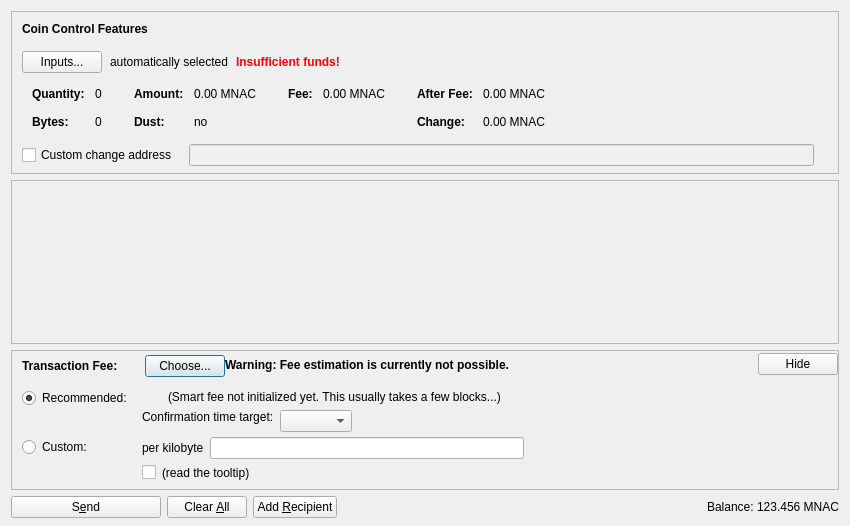
<?xml version="1.0" encoding="UTF-8"?>
<ui version="4.0">
 <class>SendCoinsDialog</class>
 <widget class="QDialog" name="SendCoinsDialog">
  <property name="geometry">
   <rect>
    <x>0</x>
    <y>0</y>
    <width>850</width>
    <height>526</height>
   </rect>
  </property>
  <property name="windowTitle">
   <string>Send Coins</string>
  </property>
  <layout class="QVBoxLayout" name="verticalLayout" stretch="0,1,0,0">
   <property name="bottomMargin">
    <number>8</number>
   </property>
   <item>
    <widget class="QFrame" name="frameCoinControl">
     <property name="sizePolicy">
      <sizepolicy hsizetype="Expanding" vsizetype="Expanding">
       <horstretch>0</horstretch>
       <verstretch>0</verstretch>
      </sizepolicy>
     </property>
     <property name="maximumSize">
      <size>
       <width>16777215</width>
       <height>16777215</height>
      </size>
     </property>
     <property name="frameShape">
      <enum>QFrame::StyledPanel</enum>
     </property>
     <property name="frameShadow">
      <enum>QFrame::Sunken</enum>
     </property>
     <layout class="QVBoxLayout" name="verticalLayoutCoinControl2">
      <property name="spacing">
       <number>0</number>
      </property>
      <property name="leftMargin">
       <number>0</number>
      </property>
      <property name="topMargin">
       <number>0</number>
      </property>
      <property name="rightMargin">
       <number>0</number>
      </property>
      <property name="bottomMargin">
       <number>6</number>
      </property>
      <item>
       <layout class="QVBoxLayout" name="verticalLayoutCoinControl" stretch="0,0,0,0,1">
        <property name="spacing">
         <number>0</number>
        </property>
        <property name="leftMargin">
         <number>10</number>
        </property>
        <property name="topMargin">
         <number>10</number>
        </property>
        <item>
         <layout class="QHBoxLayout" name="horizontalLayoutCoinControl1">
          <property name="bottomMargin">
           <number>15</number>
          </property>
          <item>
           <widget class="QLabel" name="labelCoinControlFeatures">
            <property name="sizePolicy">
             <sizepolicy hsizetype="Preferred" vsizetype="Maximum">
              <horstretch>0</horstretch>
              <verstretch>0</verstretch>
             </sizepolicy>
            </property>
            <property name="font">
             <font>
              <weight>75</weight>
              <bold>true</bold>
             </font>
            </property>
            <property name="styleSheet">
             <string notr="true">font-weight:bold;</string>
            </property>
            <property name="text">
             <string>Coin Control Features</string>
            </property>
           </widget>
          </item>
         </layout>
        </item>
        <item>
         <layout class="QHBoxLayout" name="horizontalLayoutCoinControl2" stretch="0,0,0,0">
          <property name="spacing">
           <number>8</number>
          </property>
          <property name="bottomMargin">
           <number>10</number>
          </property>
          <item>
           <widget class="QPushButton" name="pushButtonCoinControl">
            <property name="styleSheet">
             <string notr="true"/>
            </property>
            <property name="text">
             <string>Inputs...</string>
            </property>
            <property name="autoDefault">
             <bool>false</bool>
            </property>
           </widget>
          </item>
          <item>
           <widget class="QLabel" name="labelCoinControlAutomaticallySelected">
            <property name="text">
             <string>automatically selected</string>
            </property>
            <property name="margin">
             <number>5</number>
            </property>
           </widget>
          </item>
          <item>
           <widget class="QLabel" name="labelCoinControlInsuffFunds">
            <property name="font">
             <font>
              <weight>75</weight>
              <bold>true</bold>
             </font>
            </property>
            <property name="styleSheet">
             <string notr="true">color:red;font-weight:bold;</string>
            </property>
            <property name="text">
             <string>Insufficient funds!</string>
            </property>
            <property name="margin">
             <number>5</number>
            </property>
           </widget>
          </item>
          <item>
           <spacer name="horizontalSpacerCoinControl">
            <property name="orientation">
             <enum>Qt::Horizontal</enum>
            </property>
            <property name="sizeHint" stdset="0">
             <size>
              <width>40</width>
              <height>1</height>
             </size>
            </property>
           </spacer>
          </item>
         </layout>
        </item>
        <item>
         <widget class="QWidget" name="widgetCoinControl" native="true">
          <property name="sizePolicy">
           <sizepolicy hsizetype="Preferred" vsizetype="Preferred">
            <horstretch>0</horstretch>
            <verstretch>0</verstretch>
           </sizepolicy>
          </property>
          <property name="minimumSize">
           <size>
            <width>0</width>
            <height>0</height>
           </size>
          </property>
          <property name="styleSheet">
           <string notr="true"/>
          </property>
          <layout class="QHBoxLayout" name="horizontalLayoutCoinControl5">
           <property name="leftMargin">
            <number>0</number>
           </property>
           <property name="topMargin">
            <number>0</number>
           </property>
           <property name="rightMargin">
            <number>0</number>
           </property>
           <property name="bottomMargin">
            <number>0</number>
           </property>
           <item>
            <layout class="QHBoxLayout" name="horizontalLayoutCoinControl3" stretch="0,0,0,1">
             <property name="spacing">
              <number>20</number>
             </property>
             <property name="topMargin">
              <number>0</number>
             </property>
             <property name="bottomMargin">
              <number>10</number>
             </property>
             <item>
              <layout class="QFormLayout" name="formLayoutCoinControl1">
               <property name="horizontalSpacing">
                <number>10</number>
               </property>
               <property name="verticalSpacing">
                <number>14</number>
               </property>
               <property name="leftMargin">
                <number>10</number>
               </property>
               <property name="topMargin">
                <number>4</number>
               </property>
               <property name="rightMargin">
                <number>6</number>
               </property>
               <item row="0" column="0">
                <widget class="QLabel" name="labelCoinControlQuantityText">
                 <property name="font">
                  <font>
                   <weight>75</weight>
                   <bold>true</bold>
                  </font>
                 </property>
                 <property name="text">
                  <string>Quantity:</string>
                 </property>
                 <property name="margin">
                  <number>0</number>
                 </property>
                </widget>
               </item>
               <item row="0" column="1">
                <widget class="QLabel" name="labelCoinControlQuantity">
                 <property name="cursor">
                  <cursorShape>IBeamCursor</cursorShape>
                 </property>
                 <property name="contextMenuPolicy">
                  <enum>Qt::ActionsContextMenu</enum>
                 </property>
                 <property name="text">
                  <string notr="true">0</string>
                 </property>
                 <property name="margin">
                  <number>0</number>
                 </property>
                 <property name="textInteractionFlags">
                  <set>Qt::LinksAccessibleByMouse|Qt::TextSelectableByKeyboard|Qt::TextSelectableByMouse</set>
                 </property>
                </widget>
               </item>
               <item row="1" column="0">
                <widget class="QLabel" name="labelCoinControlBytesText">
                 <property name="font">
                  <font>
                   <weight>75</weight>
                   <bold>true</bold>
                  </font>
                 </property>
                 <property name="text">
                  <string>Bytes:</string>
                 </property>
                </widget>
               </item>
               <item row="1" column="1">
                <widget class="QLabel" name="labelCoinControlBytes">
                 <property name="cursor">
                  <cursorShape>IBeamCursor</cursorShape>
                 </property>
                 <property name="contextMenuPolicy">
                  <enum>Qt::ActionsContextMenu</enum>
                 </property>
                 <property name="text">
                  <string notr="true">0</string>
                 </property>
                 <property name="textInteractionFlags">
                  <set>Qt::LinksAccessibleByMouse|Qt::TextSelectableByKeyboard|Qt::TextSelectableByMouse</set>
                 </property>
                </widget>
               </item>
              </layout>
             </item>
             <item>
              <layout class="QFormLayout" name="formLayoutCoinControl2">
               <property name="horizontalSpacing">
                <number>10</number>
               </property>
               <property name="verticalSpacing">
                <number>14</number>
               </property>
               <property name="leftMargin">
                <number>6</number>
               </property>
               <property name="topMargin">
                <number>4</number>
               </property>
               <property name="rightMargin">
                <number>6</number>
               </property>
               <item row="0" column="0">
                <widget class="QLabel" name="labelCoinControlAmountText">
                 <property name="font">
                  <font>
                   <weight>75</weight>
                   <bold>true</bold>
                  </font>
                 </property>
                 <property name="text">
                  <string>Amount:</string>
                 </property>
                 <property name="margin">
                  <number>0</number>
                 </property>
                </widget>
               </item>
               <item row="0" column="1">
                <widget class="QLabel" name="labelCoinControlAmount">
                 <property name="cursor">
                  <cursorShape>IBeamCursor</cursorShape>
                 </property>
                 <property name="contextMenuPolicy">
                  <enum>Qt::ActionsContextMenu</enum>
                 </property>
                 <property name="text">
                  <string notr="true">0.00 MNAC</string>
                 </property>
                 <property name="textInteractionFlags">
                  <set>Qt::LinksAccessibleByMouse|Qt::TextSelectableByKeyboard|Qt::TextSelectableByMouse</set>
                 </property>
                </widget>
               </item>
               <item row="1" column="0">
                <widget class="QLabel" name="labelCoinControlLowOutputText">
                 <property name="font">
                  <font>
                   <weight>75</weight>
                   <bold>true</bold>
                  </font>
                 </property>
                 <property name="text">
                  <string>Dust:</string>
                 </property>
                </widget>
               </item>
               <item row="1" column="1">
                <widget class="QLabel" name="labelCoinControlLowOutput">
                 <property name="cursor">
                  <cursorShape>IBeamCursor</cursorShape>
                 </property>
                 <property name="contextMenuPolicy">
                  <enum>Qt::ActionsContextMenu</enum>
                 </property>
                 <property name="text">
                  <string notr="true">no</string>
                 </property>
                 <property name="textInteractionFlags">
                  <set>Qt::LinksAccessibleByMouse|Qt::TextSelectableByKeyboard|Qt::TextSelectableByMouse</set>
                 </property>
                </widget>
               </item>
              </layout>
             </item>
             <item>
              <layout class="QFormLayout" name="formLayoutCoinControl3">
               <property name="horizontalSpacing">
                <number>10</number>
               </property>
               <property name="verticalSpacing">
                <number>14</number>
               </property>
               <property name="leftMargin">
                <number>6</number>
               </property>
               <property name="topMargin">
                <number>4</number>
               </property>
               <property name="rightMargin">
                <number>6</number>
               </property>
               <item row="0" column="0">
                <widget class="QLabel" name="labelCoinControlFeeText">
                 <property name="font">
                  <font>
                   <weight>75</weight>
                   <bold>true</bold>
                  </font>
                 </property>
                 <property name="text">
                  <string>Fee:</string>
                 </property>
                 <property name="margin">
                  <number>0</number>
                 </property>
                </widget>
               </item>
               <item row="0" column="1">
                <widget class="QLabel" name="labelCoinControlFee">
                 <property name="cursor">
                  <cursorShape>IBeamCursor</cursorShape>
                 </property>
                 <property name="contextMenuPolicy">
                  <enum>Qt::ActionsContextMenu</enum>
                 </property>
                 <property name="text">
                  <string notr="true">0.00 MNAC</string>
                 </property>
                 <property name="textInteractionFlags">
                  <set>Qt::LinksAccessibleByMouse|Qt::TextSelectableByKeyboard|Qt::TextSelectableByMouse</set>
                 </property>
                </widget>
               </item>
              </layout>
             </item>
             <item>
              <layout class="QFormLayout" name="formLayoutCoinControl4">
               <property name="horizontalSpacing">
                <number>10</number>
               </property>
               <property name="verticalSpacing">
                <number>14</number>
               </property>
               <property name="leftMargin">
                <number>6</number>
               </property>
               <property name="topMargin">
                <number>4</number>
               </property>
               <property name="rightMargin">
                <number>6</number>
               </property>
               <item row="0" column="0">
                <widget class="QLabel" name="labelCoinControlAfterFeeText">
                 <property name="font">
                  <font>
                   <weight>75</weight>
                   <bold>true</bold>
                  </font>
                 </property>
                 <property name="text">
                  <string>After Fee:</string>
                 </property>
                 <property name="margin">
                  <number>0</number>
                 </property>
                </widget>
               </item>
               <item row="0" column="1">
                <widget class="QLabel" name="labelCoinControlAfterFee">
                 <property name="cursor">
                  <cursorShape>IBeamCursor</cursorShape>
                 </property>
                 <property name="contextMenuPolicy">
                  <enum>Qt::ActionsContextMenu</enum>
                 </property>
                 <property name="text">
                  <string notr="true">0.00 MNAC</string>
                 </property>
                 <property name="textInteractionFlags">
                  <set>Qt::LinksAccessibleByMouse|Qt::TextSelectableByKeyboard|Qt::TextSelectableByMouse</set>
                 </property>
                </widget>
               </item>
               <item row="1" column="0">
                <widget class="QLabel" name="labelCoinControlChangeText">
                 <property name="font">
                  <font>
                   <weight>75</weight>
                   <bold>true</bold>
                  </font>
                 </property>
                 <property name="text">
                  <string>Change:</string>
                 </property>
                </widget>
               </item>
               <item row="1" column="1">
                <widget class="QLabel" name="labelCoinControlChange">
                 <property name="cursor">
                  <cursorShape>IBeamCursor</cursorShape>
                 </property>
                 <property name="contextMenuPolicy">
                  <enum>Qt::ActionsContextMenu</enum>
                 </property>
                 <property name="text">
                  <string notr="true">0.00 MNAC</string>
                 </property>
                 <property name="textInteractionFlags">
                  <set>Qt::LinksAccessibleByMouse|Qt::TextSelectableByKeyboard|Qt::TextSelectableByMouse</set>
                 </property>
                </widget>
               </item>
              </layout>
             </item>
            </layout>
           </item>
          </layout>
         </widget>
        </item>
        <item>
         <layout class="QHBoxLayout" name="horizontalLayoutCoinControl4" stretch="0,0,0">
          <property name="spacing">
           <number>12</number>
          </property>
          <property name="sizeConstraint">
           <enum>QLayout::SetDefaultConstraint</enum>
          </property>
          <property name="topMargin">
           <number>5</number>
          </property>
          <property name="rightMargin">
           <number>5</number>
          </property>
          <item>
           <widget class="QCheckBox" name="checkBoxCoinControlChange">
            <property name="toolTip">
             <string>If this is activated, but the change address is empty or invalid, change will be sent to a newly generated address.</string>
            </property>
            <property name="text">
             <string>Custom change address</string>
            </property>
           </widget>
          </item>
          <item>
           <widget class="QValidatedLineEdit" name="lineEditCoinControlChange">
            <property name="enabled">
             <bool>false</bool>
            </property>
            <property name="sizePolicy">
             <sizepolicy hsizetype="Expanding" vsizetype="Fixed">
              <horstretch>0</horstretch>
              <verstretch>0</verstretch>
             </sizepolicy>
            </property>
           </widget>
          </item>
          <item>
           <widget class="QLabel" name="labelCoinControlChangeLabel">
            <property name="sizePolicy">
             <sizepolicy hsizetype="Preferred" vsizetype="Expanding">
              <horstretch>0</horstretch>
              <verstretch>0</verstretch>
             </sizepolicy>
            </property>
            <property name="minimumSize">
             <size>
              <width>0</width>
              <height>0</height>
             </size>
            </property>
            <property name="text">
             <string/>
            </property>
            <property name="margin">
             <number>3</number>
            </property>
           </widget>
          </item>
         </layout>
        </item>
        <item>
         <spacer name="verticalSpacerCoinControl">
          <property name="orientation">
           <enum>Qt::Vertical</enum>
          </property>
          <property name="sizeHint" stdset="0">
           <size>
            <width>800</width>
            <height>1</height>
           </size>
          </property>
         </spacer>
        </item>
       </layout>
      </item>
     </layout>
    </widget>
   </item>
   <item>
    <widget class="QScrollArea" name="scrollArea">
     <property name="widgetResizable">
      <bool>true</bool>
     </property>
     <widget class="QWidget" name="scrollAreaWidgetContents">
      <property name="geometry">
       <rect>
        <x>0</x>
        <y>0</y>
        <width>830</width>
        <height>104</height>
       </rect>
      </property>
      <layout class="QVBoxLayout" name="verticalLayout_2" stretch="0,1">
       <property name="leftMargin">
        <number>0</number>
       </property>
       <property name="topMargin">
        <number>0</number>
       </property>
       <property name="rightMargin">
        <number>0</number>
       </property>
       <property name="bottomMargin">
        <number>0</number>
       </property>
       <item>
        <layout class="QVBoxLayout" name="entries">
         <property name="spacing">
          <number>6</number>
         </property>
        </layout>
       </item>
       <item>
        <spacer name="verticalSpacer">
         <property name="orientation">
          <enum>Qt::Vertical</enum>
         </property>
         <property name="sizeHint" stdset="0">
          <size>
           <width>20</width>
           <height>40</height>
          </size>
         </property>
        </spacer>
       </item>
      </layout>
     </widget>
    </widget>
   </item>
   <item>
    <widget class="QFrame" name="frameFee">
     <property name="sizePolicy">
      <sizepolicy hsizetype="Expanding" vsizetype="Expanding">
       <horstretch>0</horstretch>
       <verstretch>0</verstretch>
      </sizepolicy>
     </property>
     <property name="maximumSize">
      <size>
       <width>16777215</width>
       <height>16777215</height>
      </size>
     </property>
     <property name="frameShape">
      <enum>QFrame::StyledPanel</enum>
     </property>
     <property name="frameShadow">
      <enum>QFrame::Sunken</enum>
     </property>
     <layout class="QVBoxLayout" name="verticalLayoutFee1">
      <property name="spacing">
       <number>0</number>
      </property>
      <property name="leftMargin">
       <number>0</number>
      </property>
      <property name="topMargin">
       <number>0</number>
      </property>
      <property name="rightMargin">
       <number>0</number>
      </property>
      <property name="bottomMargin">
       <number>0</number>
      </property>
      <item>
       <layout class="QVBoxLayout" name="verticalLayoutFee2" stretch="0,0,0">
        <property name="spacing">
         <number>0</number>
        </property>
        <property name="leftMargin">
         <number>10</number>
        </property>
        <property name="topMargin">
         <number>0</number>
        </property>
        <item>
         <layout class="QHBoxLayout" name="horizontalLayoutFee1">
          <property name="bottomMargin">
           <number>0</number>
          </property>
          <item>
           <layout class="QVBoxLayout" name="verticalLayoutFee7">
            <property name="spacing">
             <number>0</number>
            </property>
            <item>
             <spacer name="verticalSpacerSmartFee">
              <property name="orientation">
               <enum>Qt::Vertical</enum>
              </property>
              <property name="sizeType">
               <enum>QSizePolicy::Fixed</enum>
              </property>
              <property name="sizeHint" stdset="0">
               <size>
                <width>1</width>
                <height>4</height>
               </size>
              </property>
             </spacer>
            </item>
            <item>
             <layout class="QHBoxLayout" name="horizontalLayoutSmartFee">
              <property name="spacing">
               <number>10</number>
              </property>
              <item>
               <widget class="QLabel" name="labelFeeHeadline">
                <property name="sizePolicy">
                 <sizepolicy hsizetype="Preferred" vsizetype="Maximum">
                  <horstretch>0</horstretch>
                  <verstretch>0</verstretch>
                 </sizepolicy>
                </property>
                <property name="font">
                 <font>
                  <weight>75</weight>
                  <bold>true</bold>
                 </font>
                </property>
                <property name="styleSheet">
                 <string notr="true">font-weight:bold;</string>
                </property>
                <property name="text">
                 <string>Transaction Fee:</string>
                </property>
               </widget>
              </item>
              <item>
               <widget class="QLabel" name="labelFeeMinimized">
                <property name="text">
                 <string/>
                </property>
               </widget>
              </item>
              <item>
               <widget class="QPushButton" name="buttonChooseFee">
                <property name="text">
                 <string>Choose...</string>
                </property>
               </widget>
              </item>
             </layout>
            </item>
            <item>
             <spacer name="verticalSpacer_5">
              <property name="orientation">
               <enum>Qt::Vertical</enum>
              </property>
              <property name="sizeHint" stdset="0">
               <size>
                <width>1</width>
                <height>1</height>
               </size>
              </property>
             </spacer>
            </item>
           </layout>
          </item>
          <item>
           <widget class="QLabel" name="fallbackFeeWarningLabel">
            <property name="toolTip">
             <string>Using the fallbackfee can result in sending a transaction that will take several hours or days (or never) to confirm. Consider choosing your fee manually or wait until you have validated the complete chain.</string>
            </property>
            <property name="font">
            <font>
                <weight>75</weight>
                <bold>true</bold>
            </font>
            </property>
            <property name="text">
             <string>Warning: Fee estimation is currently not possible.</string>
            </property>
            <property name="wordWrap">
             <bool>false</bool>
            </property>
           </widget>
          </item>
          <item>
           <spacer name="horizontalSpacer_4">
            <property name="orientation">
             <enum>Qt::Horizontal</enum>
            </property>
            <property name="sizeType">
             <enum>QSizePolicy::MinimumExpanding</enum>
            </property>
            <property name="sizeHint" stdset="0">
             <size>
              <width>40</width>
              <height>20</height>
             </size>
            </property>
           </spacer>
          </item>
          <item>
           <widget class="QPushButton" name="buttonMinimizeFee">
            <property name="toolTip">
             <string>collapse fee-settings</string>
            </property>
            <property name="text">
             <string>Hide</string>
            </property>
           </widget>
          </item>
         </layout>
        </item>
        <item>
         <widget class="QFrame" name="frameFeeSelection">
          <layout class="QVBoxLayout" name="verticalLayoutFee12">
           <property name="spacing">
            <number>0</number>
           </property>
           <property name="leftMargin">
            <number>0</number>
           </property>
           <property name="topMargin">
            <number>0</number>
           </property>
           <property name="rightMargin">
            <number>0</number>
           </property>
           <property name="bottomMargin">
            <number>0</number>
           </property>
           <item>
            <layout class="QGridLayout" name="gridLayoutFee">
             <property name="topMargin">
              <number>10</number>
             </property>
             <property name="bottomMargin">
              <number>4</number>
             </property>
             <property name="horizontalSpacing">
              <number>10</number>
             </property>
             <property name="verticalSpacing">
              <number>4</number>
             </property>
             <item row="1" column="1">
              <layout class="QVBoxLayout" name="verticalLayoutFee8">
               <property name="spacing">
                <number>6</number>
               </property>
               <item>
                <layout class="QHBoxLayout" name="horizontalLayoutFee13">
                 <item>
                  <widget class="QLabel" name="labelCustomPerKilobyte">
                   <property name="toolTip">
                    <string>If the custom fee is set to 1000 satoshis and the transaction is only 250 bytes, then &quot;per kilobyte&quot; only pays 250 satoshis in fee, while &quot;total at least&quot; pays 1000 satoshis. For transactions bigger than a kilobyte both pay by kilobyte.</string>
                   </property>
                   <property name="text">
                    <string>per kilobyte</string>
                   </property>
                  </widget>
                 </item>
                 <item>
                  <widget class="BitcoinAmountField" name="customFee"/>
                 </item>
                 <item>
                  <spacer name="horizontalSpacer_6">
                   <property name="orientation">
                    <enum>Qt::Horizontal</enum>
                   </property>
                   <property name="sizeHint" stdset="0">
                    <size>
                     <width>1</width>
                     <height>1</height>
                    </size>
                   </property>
                  </spacer>
                 </item>
                </layout>
               </item>
               <item>
                <layout class="QHBoxLayout" name="horizontalLayoutFee8">
                 <item>
                  <widget class="QCheckBox" name="checkBoxMinimumFee">
                   <property name="toolTip">
                    <string>Paying only the minimum fee is just fine as long as there is less transaction volume than space in the blocks. But be aware that this can end up in a never confirming transaction once there is more demand for maniacoin transactions than the network can process.</string>
                   </property>
                   <property name="text">
                    <string/>
                   </property>
                  </widget>
                 </item>
                 <item>
                  <widget class="QLabel" name="labelMinFeeWarning">
                   <property name="enabled">
                    <bool>true</bool>
                   </property>
                   <property name="toolTip">
                    <string>Paying only the minimum fee is just fine as long as there is less transaction volume than space in the blocks. But be aware that this can end up in a never confirming transaction once there is more demand for maniacoin transactions than the network can process.</string>
                   </property>
                   <property name="text">
                    <string>(read the tooltip)</string>
                   </property>
                   <property name="margin">
                    <number>5</number>
                   </property>
                  </widget>
                 </item>
                 <item>
                  <spacer name="horizontalSpacer_2">
                   <property name="orientation">
                    <enum>Qt::Horizontal</enum>
                   </property>
                   <property name="sizeHint" stdset="0">
                    <size>
                     <width>1</width>
                     <height>1</height>
                    </size>
                   </property>
                  </spacer>
                 </item>
                </layout>
               </item>
              </layout>
             </item>
             <item row="0" column="0">
              <layout class="QVBoxLayout" name="verticalLayoutFee4" stretch="0,1">
               <item>
                <widget class="QRadioButton" name="radioSmartFee">
                 <property name="text">
                  <string>Recommended:</string>
                 </property>
                 <property name="checked">
                  <bool>true</bool>
                 </property>
                 <attribute name="buttonGroup">
                  <string notr="true">groupFee</string>
                 </attribute>
                </widget>
               </item>
               <item>
                <spacer name="verticalSpacer_2">
                 <property name="orientation">
                  <enum>Qt::Vertical</enum>
                 </property>
                 <property name="sizeHint" stdset="0">
                  <size>
                   <width>1</width>
                   <height>1</height>
                  </size>
                 </property>
                </spacer>
               </item>
              </layout>
             </item>
             <item row="1" column="0">
              <layout class="QVBoxLayout" name="verticalLayoutFee9" stretch="0,1">
               <item>
                <widget class="QRadioButton" name="radioCustomFee">
                 <property name="text">
                  <string>Custom:</string>
                 </property>
                 <attribute name="buttonGroup">
                  <string notr="true">groupFee</string>
                 </attribute>
                </widget>
               </item>
               <item>
                <spacer name="verticalSpacer_6">
                 <property name="orientation">
                  <enum>Qt::Vertical</enum>
                 </property>
                 <property name="sizeHint" stdset="0">
                  <size>
                   <width>1</width>
                   <height>1</height>
                  </size>
                 </property>
                </spacer>
               </item>
              </layout>
             </item>
             <item row="0" column="1">
              <layout class="QVBoxLayout" name="verticalLayoutFee3" stretch="0,0,1">
               <property name="spacing">
                <number>6</number>
               </property>
               <property name="topMargin">
                <number>2</number>
               </property>
               <item>
                <layout class="QHBoxLayout" name="horizontalLayoutFee12">
                 <item>
                  <widget class="QLabel" name="labelSmartFee">
                   <property name="text">
                    <string/>
                   </property>
                   <property name="margin">
                    <number>2</number>
                   </property>
                  </widget>
                 </item>
                 <item>
                  <widget class="QLabel" name="labelFeeEstimation">
                   <property name="text">
                    <string/>
                   </property>
                  </widget>
                 </item>
                 <item>
                  <widget class="QLabel" name="labelSmartFee2">
                   <property name="text">
                    <string>(Smart fee not initialized yet. This usually takes a few blocks...)</string>
                   </property>
                   <property name="margin">
                    <number>2</number>
                   </property>
                  </widget>
                 </item>
                 <item>
                  <spacer name="horizontalSpacer_5">
                   <property name="orientation">
                    <enum>Qt::Horizontal</enum>
                   </property>
                   <property name="sizeHint" stdset="0">
                    <size>
                     <width>1</width>
                     <height>1</height>
                    </size>
                   </property>
                  </spacer>
                 </item>
                </layout>
               </item>
               <item>
                <layout class="QHBoxLayout" name="horizontalLayoutFee9">
                 <item>
                  <layout class="QVBoxLayout" name="verticalLayoutFee6">
                   <item>
                    <widget class="QLabel" name="labelSmartFee3">
                     <property name="text">
                      <string>Confirmation time target:</string>
                     </property>
                     <property name="margin">
                      <number>2</number>
                     </property>
                    </widget>
                   </item>
                   <item>
                    <spacer name="verticalSpacer_3">
                     <property name="orientation">
                      <enum>Qt::Vertical</enum>
                     </property>
                     <property name="sizeHint" stdset="0">
                      <size>
                       <width>1</width>
                       <height>1</height>
                      </size>
                     </property>
                    </spacer>
                   </item>
                  </layout>
                 </item>
                 <item>
                  <layout class="QVBoxLayout" name="verticalLayoutFee5">
                   <property name="rightMargin">
                    <number>30</number>
                   </property>
                   <item>
                    <layout class="QHBoxLayout" name="horizontalLayoutConfTarget">
                     <property name="bottomMargin">
                      <number>0</number>
                     </property>
                     <item>
                      <widget class="QComboBox" name="confTargetSelector"/>
                     </item>
                     <item>
                      <spacer name="horizontalSpacerConfTarget">
                       <property name="orientation">
                        <enum>Qt::Horizontal</enum>
                       </property>
                       <property name="sizeHint" stdset="0">
                        <size>
                         <width>40</width>
                         <height>20</height>
                        </size>
                       </property>
                      </spacer>
                     </item>
                    </layout>
                   </item>
                  </layout>
                 </item>
                </layout>
               </item>
               <item>
                <spacer name="verticalSpacer_4">
                 <property name="orientation">
                  <enum>Qt::Vertical</enum>
                 </property>
                 <property name="sizeHint" stdset="0">
                  <size>
                   <width>1</width>
                   <height>1</height>
                  </size>
                 </property>
                </spacer>
               </item>
              </layout>
             </item>
            </layout>
           </item>
          </layout>
         </widget>
        </item>
        <item>
         <spacer name="verticalSpacerFee">
          <property name="orientation">
           <enum>Qt::Vertical</enum>
          </property>
          <property name="sizeHint" stdset="0">
           <size>
            <width>40</width>
            <height>5</height>
           </size>
          </property>
         </spacer>
        </item>
       </layout>
      </item>
     </layout>
    </widget>
   </item>
   <item>
    <layout class="QHBoxLayout" name="horizontalLayout">
     <item>
      <widget class="QPushButton" name="sendButton">
       <property name="minimumSize">
        <size>
         <width>150</width>
         <height>0</height>
        </size>
       </property>
       <property name="toolTip">
        <string>Confirm the send action</string>
       </property>
       <property name="text">
        <string>S&amp;end</string>
       </property>
       <property name="icon">
        <iconset resource="../bitcoin.qrc">
         <normaloff>:/icons/send</normaloff>:/icons/send</iconset>
       </property>
       <property name="autoDefault">
        <bool>false</bool>
       </property>
       <property name="default">
        <bool>false</bool>
       </property>
      </widget>
     </item>
     <item>
      <widget class="QPushButton" name="clearButton">
       <property name="sizePolicy">
        <sizepolicy hsizetype="Minimum" vsizetype="Fixed">
         <horstretch>0</horstretch>
         <verstretch>0</verstretch>
        </sizepolicy>
       </property>
       <property name="toolTip">
        <string>Clear all fields of the form.</string>
       </property>
       <property name="text">
        <string>Clear &amp;All</string>
       </property>
       <property name="icon">
        <iconset resource="../bitcoin.qrc">
         <normaloff>:/icons/remove</normaloff>:/icons/remove</iconset>
       </property>
       <property name="autoDefault">
        <bool>false</bool>
       </property>
      </widget>
     </item>
     <item>
      <widget class="QPushButton" name="addButton">
       <property name="toolTip">
        <string>Send to multiple recipients at once</string>
       </property>
       <property name="text">
        <string>Add &amp;Recipient</string>
       </property>
       <property name="icon">
        <iconset resource="../bitcoin.qrc">
         <normaloff>:/icons/add</normaloff>:/icons/add</iconset>
       </property>
       <property name="autoDefault">
        <bool>false</bool>
       </property>
      </widget>
     </item>
     <item>
      <spacer name="horizontalSpacer">
       <property name="orientation">
        <enum>Qt::Horizontal</enum>
       </property>
       <property name="sizeHint" stdset="0">
        <size>
         <width>40</width>
         <height>20</height>
        </size>
       </property>
      </spacer>
     </item>
     <item>
      <layout class="QHBoxLayout" name="horizontalLayout_2">
       <property name="spacing">
        <number>3</number>
       </property>
       <item>
        <widget class="QLabel" name="label">
         <property name="sizePolicy">
          <sizepolicy hsizetype="Preferred" vsizetype="Fixed">
           <horstretch>0</horstretch>
           <verstretch>0</verstretch>
          </sizepolicy>
         </property>
         <property name="text">
          <string>Balance:</string>
         </property>
        </widget>
       </item>
       <item>
        <widget class="QLabel" name="labelBalance">
         <property name="sizePolicy">
          <sizepolicy hsizetype="Preferred" vsizetype="Fixed">
           <horstretch>0</horstretch>
           <verstretch>0</verstretch>
          </sizepolicy>
         </property>
         <property name="cursor">
          <cursorShape>IBeamCursor</cursorShape>
         </property>
         <property name="text">
          <string notr="true">123.456 MNAC</string>
         </property>
         <property name="textInteractionFlags">
          <set>Qt::LinksAccessibleByMouse|Qt::TextSelectableByKeyboard|Qt::TextSelectableByMouse</set>
         </property>
        </widget>
       </item>
      </layout>
     </item>
    </layout>
   </item>
  </layout>
 </widget>
 <customwidgets>
  <customwidget>
   <class>QValidatedLineEdit</class>
   <extends>QLineEdit</extends>
   <header>qvalidatedlineedit.h</header>
  </customwidget>
  <customwidget>
   <class>BitcoinAmountField</class>
   <extends>QLineEdit</extends>
   <header>bitcoinamountfield.h</header>
   <container>1</container>
  </customwidget>
 </customwidgets>
 <resources>
  <include location="../bitcoin.qrc"/>
 </resources>
 <connections/>
 <buttongroups>
  <buttongroup name="groupFee"/>
 </buttongroups>
</ui>
